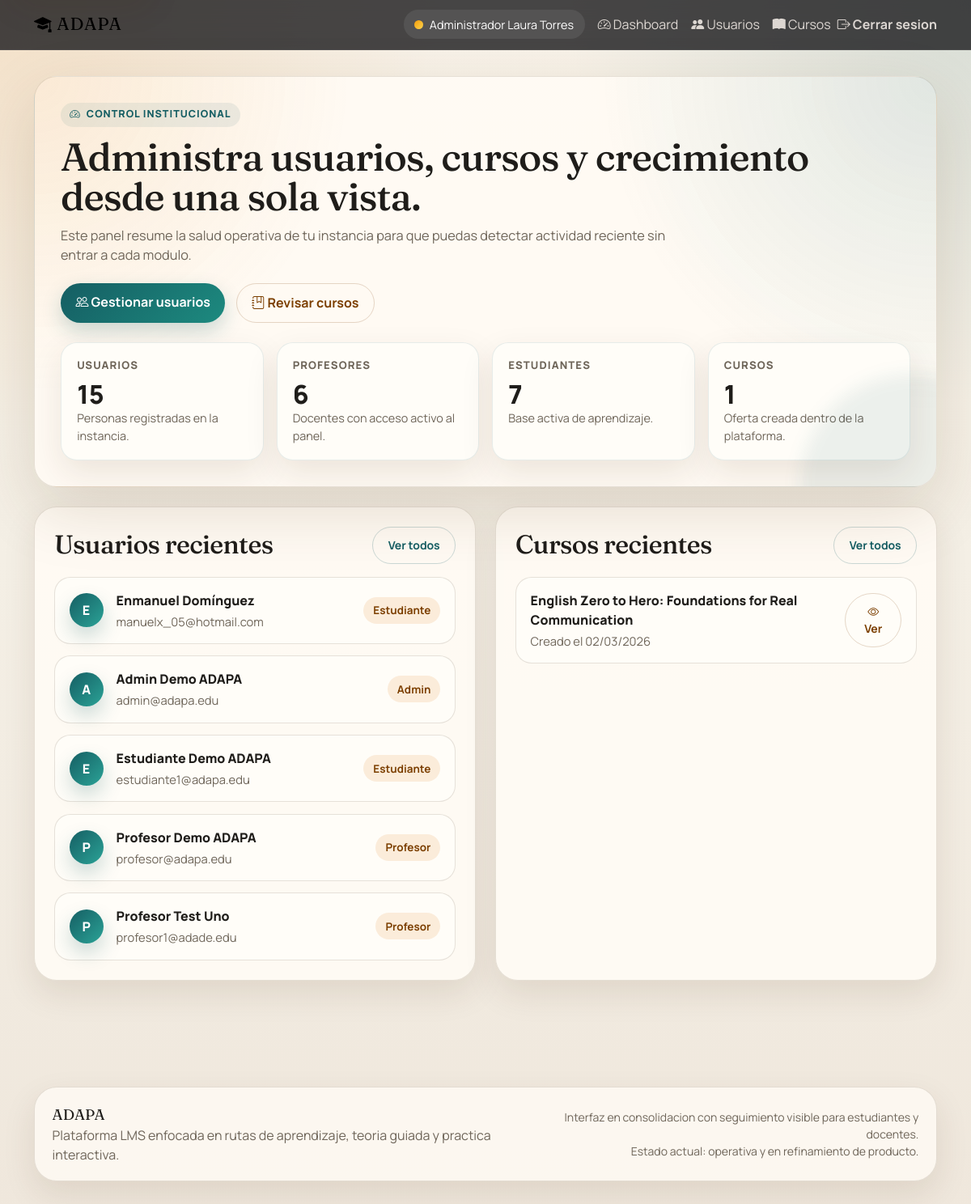
Screenshot of /admin (signed in) with the database file from the repository.
### tables this page shows
CREATE TABLE `usuarios` (
  `id` int(11) NOT NULL AUTO_INCREMENT,
  `instancia_id` int(11) NOT NULL,
  `email` varchar(255) NOT NULL,
  `password_hash` varchar(255) NOT NULL,
  `nombre` varchar(255) NOT NULL,
  `apellido` varchar(255) NOT NULL,
  `es_estudiante` tinyint(1) NOT NULL DEFAULT 0,
  `es_profesor` tinyint(1) NOT NULL DEFAULT 0,
  `es_admin_institucion` tinyint(1) NOT NULL DEFAULT 0,
  `vista_default` enum('creador','estudiante') NOT NULL DEFAULT 'estudiante',
  `es_menor` tinyint(1) NOT NULL DEFAULT 0,
  `tutor_nombre` varchar(255) DEFAULT NULL,
  `tutor_email` varchar(255) DEFAULT NULL,
  `autorizacion_tutor_fecha` timestamp NULL DEFAULT NULL,
  `activo` tinyint(1) NOT NULL DEFAULT 1,
  `email_verificado` tinyint(1) NOT NULL DEFAULT 0,
  `ultimo_acceso` timestamp NULL DEFAULT NULL,
  `intentos_fallidos` int(11) NOT NULL DEFAULT 0,
  `creado_por` int(11) DEFAULT NULL,
  `creado_en` timestamp NOT NULL DEFAULT current_timestamp(),
  `modificado_en` timestamp NOT NULL DEFAULT current_timestamp() ON UPDATE current_timestamp(),
  PRIMARY KEY (`id`),
  UNIQUE KEY `email` (`email`),
  KEY `instancia_id` (`instancia_id`),
  CONSTRAINT `usuarios_ibfk_1` FOREIGN KEY (`instancia_id`) REFERENCES `instancias` (`id`)
);

CREATE TABLE `cursos` (
  `id` int(11) NOT NULL AUTO_INCREMENT,
  `instancia_id` int(11) NOT NULL,
  `plantilla_pensum_id` int(11) DEFAULT NULL,
  `creado_por` int(11) NOT NULL,
  `titulo` varchar(255) NOT NULL,
  `descripcion` text DEFAULT NULL,
  `idioma` enum('ingles','frances') NOT NULL,
  `nivel_cefr` enum('A1','A2','B1','B2','C1','C2') NOT NULL,
  `modalidad` enum('perpetuo','ciclo') NOT NULL,
  `fecha_inicio` date DEFAULT NULL,
  `fecha_fin` date DEFAULT NULL,
  `duracion_semanas` int(11) DEFAULT NULL,
  `es_publico` tinyint(1) NOT NULL DEFAULT 0,
  `requiere_codigo` tinyint(1) NOT NULL DEFAULT 0,
  `codigo_acceso` varchar(255) DEFAULT NULL,
  `tipo_codigo` enum('unico_curso','por_estudiante','combo_grupo') DEFAULT NULL,
  `inscripcion_abierta` tinyint(1) NOT NULL DEFAULT 1,
  `fecha_cierre_inscripcion` date DEFAULT NULL,
  `max_estudiantes` int(11) NOT NULL DEFAULT 0,
  `estado` enum('preparacion','activo','pausado','finalizado','archivado') NOT NULL DEFAULT 'preparacion',
  `notificar_profesor_completada` tinyint(1) NOT NULL DEFAULT 1,
  `notificar_profesor_atascado` tinyint(1) NOT NULL DEFAULT 1,
  `fecha_creacion` timestamp NOT NULL DEFAULT current_timestamp(),
  `fecha_modificacion` timestamp NOT NULL DEFAULT current_timestamp() ON UPDATE current_timestamp(),
  PRIMARY KEY (`id`),
  KEY `instancia_id` (`instancia_id`),
  KEY `plantilla_pensum_id` (`plantilla_pensum_id`),
  KEY `creado_por` (`creado_por`),
  KEY `estado` (`estado`),
  KEY `idioma_nivel` (`idioma`,`nivel_cefr`),
  KEY `idx_cursos_publicos` (`es_publico`,`estado`),
  CONSTRAINT `cursos_ibfk_1` FOREIGN KEY (`instancia_id`) REFERENCES `instancias` (`id`),
  CONSTRAINT `cursos_ibfk_2` FOREIGN KEY (`plantilla_pensum_id`) REFERENCES `plantillas_pensum` (`id`),
  CONSTRAINT `cursos_ibfk_3` FOREIGN KEY (`creado_por`) REFERENCES `usuarios` (`id`)
);

### views/admin/index.php (the view)
<?php require_once __DIR__ . '/../partials/header.php'; ?>
<div class="container">
    <section class="page-hero mb-4">
        <span class="eyebrow"><i class="bi bi-speedometer2"></i> Control institucional</span>
        <h1 class="page-title">Administra usuarios, cursos y crecimiento desde una sola vista.</h1>
        <p class="page-subtitle">
            Este panel resume la salud operativa de tu instancia para que puedas detectar actividad reciente sin entrar a cada modulo.
        </p>
        <div class="hero-actions">
            <a href="<?php echo url('/admin/usuarios'); ?>" class="btn btn-primary">
                <i class="bi bi-people"></i> Gestionar usuarios
            </a>
            <a href="<?php echo url('/admin/cursos'); ?>" class="btn btn-outline-secondary">
                <i class="bi bi-journal-bookmark"></i> Revisar cursos
            </a>
        </div>
        <div class="metric-grid">
            <div class="metric-card">
                <div class="metric-label">Usuarios</div>
                <div class="metric-value"><?php echo (int) $totalUsers; ?></div>
                <div class="metric-note">Personas registradas en la instancia.</div>
            </div>
            <div class="metric-card">
                <div class="metric-label">Profesores</div>
                <div class="metric-value"><?php echo (int) $totalProfessors; ?></div>
                <div class="metric-note">Docentes con acceso activo al panel.</div>
            </div>
            <div class="metric-card">
                <div class="metric-label">Estudiantes</div>
                <div class="metric-value"><?php echo (int) $totalStudents; ?></div>
                <div class="metric-note">Base activa de aprendizaje.</div>
            </div>
            <div class="metric-card">
                <div class="metric-label">Cursos</div>
                <div class="metric-value"><?php echo (int) $totalCourses; ?></div>
                <div class="metric-note">Oferta creada dentro de la plataforma.</div>
            </div>
        </div>
    </section>
    <div class="row g-4">
        <div class="col-lg-6">
            <section class="panel h-100">
                <div class="panel-body">
                    <div class="section-title">
                        <h2>Usuarios recientes</h2>
                        <a href="<?php echo url('/admin/usuarios'); ?>" class="btn btn-outline-primary btn-sm">Ver todos</a>
                    </div>
                    <?php if (empty($recentUsers)): ?>
                        <div class="empty-state">Todavia no hay usuarios recientes para mostrar.</div>
                    <?php else: ?>
                        <div class="stack-list">
                            <?php foreach ($recentUsers as $user): ?>
                                <article class="stack-item">
                                    <div class="d-flex align-items-center gap-3">
                                        <span class="avatar-token"><?php echo strtoupper(substr($user->nombre, 0, 1)); ?></span>
                                        <div>
                                            <p class="stack-item-title"><?php echo htmlspecialchars(trim($user->nombre . ' ' . $user->apellido)); ?></p>
                                            <div class="stack-item-subtitle"><?php echo htmlspecialchars($user->email); ?></div>
                                        </div>
                                    </div>
                                    <div class="text-end">
                                        <span class="soft-badge">
                                            <?php
                                            if ($user->es_admin_institucion) {
                                                echo 'Admin';
                                            } elseif ($user->es_profesor) {
                                                echo 'Profesor';
                                            } else {
                                                echo 'Estudiante';
                                            }
                                            ?>
                                        </span>
                                    </div>
                                </article>
                            <?php endforeach; ?>
                        </div>
                    <?php endif; ?>
                </div>
            </section>
        </div>
        <div class="col-lg-6">
            <section class="panel h-100">
                <div class="panel-body">
                    <div class="section-title">
                        <h2>Cursos recientes</h2>
                        <a href="<?php echo url('/admin/cursos'); ?>" class="btn btn-outline-primary btn-sm">Ver todos</a>
                    </div>
                    <?php if (empty($recentCourses)): ?>
                        <div class="empty-state">Todavia no hay cursos recientes para mostrar.</div>
                    <?php else: ?>
                        <div class="stack-list">
                            <?php foreach ($recentCourses as $course): ?>
                                <article class="stack-item">
                                    <div>
                                        <p class="stack-item-title"><?php echo htmlspecialchars($course->titulo); ?></p>
                                        <div class="stack-item-subtitle">
                                            Creado el <?php echo date('d/m/Y', strtotime($course->fecha_creacion)); ?>
                                        </div>
                                    </div>
                                    <a href="<?php echo url('/estudiante/curso/' . $course->id); ?>" class="btn btn-outline-secondary btn-sm">
                                        <i class="bi bi-eye"></i> Ver
                                    </a>
                                </article>
                            <?php endforeach; ?>
                        </div>
                    <?php endif; ?>
                </div>
            </section>
        </div>
    </div>
</div>
<?php require_once __DIR__ . '/../partials/footer.php'; ?>

### core/Router.php (shortened to what the rows shown need)
<?php
class Router {
    private $routes = [];
    private $basePath;
    public function __construct() {
        $this->basePath = BASE_URL;
    }
    public function add($method, $route, $controller, $action) {
        $this->routes[$method][$route] = ['controller' => $controller, 'action' => $action];
    }
    public function dispatch($uri, $method) {
        $uri = $this->removeBasePath($uri);
        foreach ($this->routes[$method] as $route => $routeInfo) {
            $pattern = preg_replace('/\{[^}]+\}/', '([^/]+)', $route);
            $pattern = '#^' . $pattern . '$#';
            if (preg_match($pattern, $uri, $matches)) {
                array_shift($matches);
                $action = $routeInfo['action'];
                $controllerInstance = new $controllerClass();
                if (method_exists($controllerInstance, $action)) {
                    call_user_func_array([$controllerInstance, $action], $matches);
                } else {
                    http_response_code(404);
                    echo "404 Method Not Found";
                }
                return;
            }
        }
    }
    private function removeBasePath($uri) {
        if (strpos($uri, $this->basePath) === 0) {
            $uri = substr($uri, strlen($this->basePath));
        }
        return $uri;
    }
}

### rows the page displays
usuarios: nombre "E", nombre+apellido "Enmanuel Domínguez", email "manuelx_05@hotmail.com", es_admin_institucion "Estudiante"
usuarios: nombre "A", nombre+apellido "Admin Demo ADAPA", email "admin@adapa.edu", es_admin_institucion "Admin"
usuarios: nombre "E", nombre+apellido "Estudiante Demo ADAPA", email "estudiante1@adapa.edu", es_admin_institucion "Estudiante"
usuarios: nombre "P", nombre+apellido "Profesor Demo ADAPA", email "profesor@adapa.edu", es_admin_institucion "Profesor"
usuarios: nombre "P", nombre+apellido "Profesor Test Uno", email "profesor1@adade.edu", es_admin_institucion "Profesor"
cursos: titulo "English Zero to Hero: Foundations for Real Communication", fecha_creacion "02/03/2026"

### other values shown
$totalUsers "15"
$totalProfessors "6"
$totalStudents "7"
$totalCourses "1"
